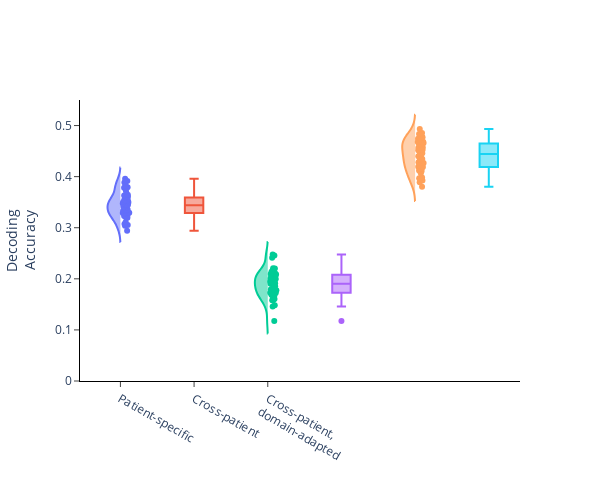

The notebook cell saved with this chart:
### Markdown cell above
#### Experimental

### Code cell
import plotly.express as px
import plotly.graph_objects as go

fig = go.Figure()

# Create a Box plot trace for each column
for i in range(0, len(pd.unique(decode_df['decoding_type']))):
    fig.add_trace(go.Violin(x=decode_df['decoding_type'][decode_df['decoding_type'] == pd.unique(decode_df['decoding_type'])[i]],
                            y=decode_df['accuracy'][decode_df['decoding_type'] == pd.unique(decode_df['decoding_type'])[i]],
                            points='all',  # Show all data points
                            box_visible=False,
                            side='negative',
                            pointpos=0.45,  # Position points at their value
                            jitter=0.3,   # Add jitter for better visualization
                        ))
    fig.add_trace(go.Box(x=[i]*len(decode_df['decoding_type'][decode_df['decoding_type'] == pd.unique(decode_df['decoding_type'])[i]]),
                         y=decode_df['accuracy'][decode_df['decoding_type'] == pd.unique(decode_df['decoding_type'])[i]],
                         width=0.25
                        ))

# fig.update_traces(meanline_visible=True)
fig.update_layout(violingap=0.5,
                  violinmode='overlay',
                  width=600,
                  height=500,
                  showlegend=False,
                  plot_bgcolor='white'
                  )
fig.update_xaxes(
    title='',
    mirror=False,
    ticks='outside',
    showline=True,
    linecolor='black',
    showgrid=False,
    tickvals=[0,1,2],
    ticktext=['Patient-specific', 'Cross-patient', 'Cross-patient,<br>domain-adapted'],
)
fig.update_yaxes(
    title='Decoding<br>Accuracy',
    mirror=False,
    ticks='outside',
    showline=True,
    linecolor='black',
    showgrid=False,
    range=[0, 0.55]
)
fig.show()

### Figure 1 — Plotly figure (JSON) as saved in the notebook; plotly's stock layout.template omitted (floating-point values rounded to 4 significant figures)
{"data": [{"box": {"visible": false}, "jitter": 0.3, "pointpos": 0.45, "points": "all", "side": "negative", "type": "violin", "x": ["patient-specific", "patient-specific", "patient-specific", "patient-specific", "patient-specific", "patient-specific", "patient-specific", "patient-specific", "patient-specific", "patient-specific", "patient-specific", "patient-specific", "patient-specific", "patient-specific", "patient-specific", "patient-specific", "patient-specific", "patient-specific", "patient-specific", "patient-specific", "patient-specific", "patient-specific", "patient-specific", "patient-specific", "patient-specific", "patient-specific", "patient-specific", "patient-specific", "patient-specific", "patient-specific", "patient-specific", "patient-specific", "patient-specific", "patient-specific", "patient-specific", "patient-specific", "patient-specific", "patient-specific", "patient-specific", "patient-specific", "patient-specific", "patient-specific", "patient-specific", "patient-specific", "patient-specific", "patient-specific", "patient-specific", "patient-specific", "patient-specific", "patient-specific"], "y": [0.294, 0.3213, 0.3564, 0.3231, 0.3073, 0.329, 0.3337, 0.3553, 0.3194, 0.3294, 0.3461, 0.3465, 0.3355, 0.3537, 0.3645, 0.3428, 0.3447, 0.377, 0.3959, 0.3414, 0.3358, 0.3474, 0.3593, 0.3537, 0.3218, 0.3487, 0.3052, 0.329, 0.329, 0.3333, 0.3783, 0.3451, 0.3713, 0.3506, 0.3329, 0.311, 0.3886, 0.3403, 0.3605, 0.3827, 0.3514, 0.3916, 0.3229, 0.3782, 0.3039, 0.3276, 0.3401, 0.3199, 0.3629, 0.3794]}, {"type": "box", "width": 0.25, "x": [0.1, 0.1, 0.1, 0.1, 0.1, 0.1, 0.1, 0.1, 0.1, 0.1, 0.1, 0.1, 0.1, 0.1, 0.1, 0.1, 0.1, 0.1, 0.1, 0.1, 0.1, 0.1, 0.1, 0.1, 0.1, 0.1, 0.1, 0.1, 0.1, 0.1, 0.1, 0.1, 0.1, 0.1, 0.1, 0.1, 0.1, 0.1, 0.1, 0.1, 0.1, 0.1, 0.1, 0.1, 0.1, 0.1, 0.1, 0.1, 0.1, 0.1], "y": [0.294, 0.3213, 0.3564, 0.3231, 0.3073, 0.329, 0.3337, 0.3553, 0.3194, 0.3294, 0.3461, 0.3465, 0.3355, 0.3537, 0.3645, 0.3428, 0.3447, 0.377, 0.3959, 0.3414, 0.3358, 0.3474, 0.3593, 0.3537, 0.3218, 0.3487, 0.3052, 0.329, 0.329, 0.3333, 0.3783, 0.3451, 0.3713, 0.3506, 0.3329, 0.311, 0.3886, 0.3403, 0.3605, 0.3827, 0.3514, 0.3916, 0.3229, 0.3782, 0.3039, 0.3276, 0.3401, 0.3199, 0.3629, 0.3794]}, {"box": {"visible": false}, "jitter": 0.3, "pointpos": 0.45, "points": "all", "side": "negative", "type": "violin", "x": ["cross-patient_unaligned", "cross-patient_unaligned", "cross-patient_unaligned", "cross-patient_unaligned", "cross-patient_unaligned", "cross-patient_unaligned", "cross-patient_unaligned", "cross-patient_unaligned", "cross-patient_unaligned", "cross-patient_unaligned", "cross-patient_unaligned", "cross-patient_unaligned", "cross-patient_unaligned", "cross-patient_unaligned", "cross-patient_unaligned", "cross-patient_unaligned", "cross-patient_unaligned", "cross-patient_unaligned", "cross-patient_unaligned", "cross-patient_unaligned", "cross-patient_unaligned", "cross-patient_unaligned", "cross-patient_unaligned", "cross-patient_unaligned", "cross-patient_unaligned", "cross-patient_unaligned", "cross-patient_unaligned", "cross-patient_unaligned", "cross-patient_unaligned", "cross-patient_unaligned", "cross-patient_unaligned", "cross-patient_unaligned", "cross-patient_unaligned", "cross-patient_unaligned", "cross-patient_unaligned", "cross-patient_unaligned", "cross-patient_unaligned", "cross-patient_unaligned", "cross-patient_unaligned", "cross-patient_unaligned", "cross-patient_unaligned", "cross-patient_unaligned", "cross-patient_unaligned", "cross-patient_unaligned", "cross-patient_unaligned", "cross-patient_unaligned", "cross-patient_unaligned", "cross-patient_unaligned", "cross-patient_unaligned", "cross-patient_unaligned"], "y": [0.2206, 0.2099, 0.1603, 0.1902, 0.1905, 0.1861, 0.2166, 0.1662, 0.1915, 0.1583, 0.2081, 0.2008, 0.1786, 0.167, 0.2014, 0.2138, 0.2034, 0.1176, 0.19, 0.2086, 0.173, 0.1583, 0.1992, 0.192, 0.1775, 0.1815, 0.2006, 0.2094, 0.2413, 0.1949, 0.1902, 0.2123, 0.2046, 0.1713, 0.1667, 0.22, 0.1482, 0.1693, 0.1934, 0.1807, 0.1729, 0.1855, 0.2024, 0.2476, 0.1458, 0.2457, 0.1771, 0.1794, 0.1689, 0.2136]}, {"type": "box", "width": 0.25, "x": [1.1, 1.1, 1.1, 1.1, 1.1, 1.1, 1.1, 1.1, 1.1, 1.1, 1.1, 1.1, 1.1, 1.1, 1.1, 1.1, 1.1, 1.1, 1.1, 1.1, 1.1, 1.1, 1.1, 1.1, 1.1, 1.1, 1.1, 1.1, 1.1, 1.1, 1.1, 1.1, 1.1, 1.1, 1.1, 1.1, 1.1, 1.1, 1.1, 1.1, 1.1, 1.1, 1.1, 1.1, 1.1, 1.1, 1.1, 1.1, 1.1, 1.1], "y": [0.2206, 0.2099, 0.1603, 0.1902, 0.1905, 0.1861, 0.2166, 0.1662, 0.1915, 0.1583, 0.2081, 0.2008, 0.1786, 0.167, 0.2014, 0.2138, 0.2034, 0.1176, 0.19, 0.2086, 0.173, 0.1583, 0.1992, 0.192, 0.1775, 0.1815, 0.2006, 0.2094, 0.2413, 0.1949, 0.1902, 0.2123, 0.2046, 0.1713, 0.1667, 0.22, 0.1482, 0.1693, 0.1934, 0.1807, 0.1729, 0.1855, 0.2024, 0.2476, 0.1458, 0.2457, 0.1771, 0.1794, 0.1689, 0.2136]}, {"box": {"visible": false}, "jitter": 0.3, "pointpos": 0.45, "points": "all", "side": "negative", "type": "violin", "x": ["cross-patient_aligned", "cross-patient_aligned", "cross-patient_aligned", "cross-patient_aligned", "cross-patient_aligned", "cross-patient_aligned", "cross-patient_aligned", "cross-patient_aligned", "cross-patient_aligned", "cross-patient_aligned", "cross-patient_aligned", "cross-patient_aligned", "cross-patient_aligned", "cross-patient_aligned", "cross-patient_aligned", "cross-patient_aligned", "cross-patient_aligned", "cross-patient_aligned", "cross-patient_aligned", "cross-patient_aligned", "cross-patient_aligned", "cross-patient_aligned", "cross-patient_aligned", "cross-patient_aligned", "cross-patient_aligned", "cross-patient_aligned", "cross-patient_aligned", "cross-patient_aligned", "cross-patient_aligned", "cross-patient_aligned", "cross-patient_aligned", "cross-patient_aligned", "cross-patient_aligned", "cross-patient_aligned", "cross-patient_aligned", "cross-patient_aligned", "cross-patient_aligned", "cross-patient_aligned", "cross-patient_aligned", "cross-patient_aligned", "cross-patient_aligned", "cross-patient_aligned", "cross-patient_aligned", "cross-patient_aligned", "cross-patient_aligned", "cross-patient_aligned", "cross-patient_aligned", "cross-patient_aligned", "cross-patient_aligned", "cross-patient_aligned"], "y": [0.4852, 0.4754, 0.3983, 0.4636, 0.4659, 0.4166, 0.451, 0.411, 0.4278, 0.4573, 0.4122, 0.445, 0.4629, 0.4371, 0.3968, 0.428, 0.4345, 0.4685, 0.4162, 0.4933, 0.4773, 0.4636, 0.4225, 0.4835, 0.397, 0.4696, 0.4401, 0.4468, 0.4648, 0.4398, 0.4524, 0.4644, 0.419, 0.4066, 0.3803, 0.4339, 0.4191, 0.4459, 0.4342, 0.3892, 0.4434, 0.4741, 0.4823, 0.3926, 0.4516, 0.4565, 0.4728, 0.4677, 0.4266, 0.4117]}, {"type": "box", "width": 0.25, "x": [2.1, 2.1, 2.1, 2.1, 2.1, 2.1, 2.1, 2.1, 2.1, 2.1, 2.1, 2.1, 2.1, 2.1, 2.1, 2.1, 2.1, 2.1, 2.1, 2.1, 2.1, 2.1, 2.1, 2.1, 2.1, 2.1, 2.1, 2.1, 2.1, 2.1, 2.1, 2.1, 2.1, 2.1, 2.1, 2.1, 2.1, 2.1, 2.1, 2.1, 2.1, 2.1, 2.1, 2.1, 2.1, 2.1, 2.1, 2.1, 2.1, 2.1], "y": [0.4852, 0.4754, 0.3983, 0.4636, 0.4659, 0.4166, 0.451, 0.411, 0.4278, 0.4573, 0.4122, 0.445, 0.4629, 0.4371, 0.3968, 0.428, 0.4345, 0.4685, 0.4162, 0.4933, 0.4773, 0.4636, 0.4225, 0.4835, 0.397, 0.4696, 0.4401, 0.4468, 0.4648, 0.4398, 0.4524, 0.4644, 0.419, 0.4066, 0.3803, 0.4339, 0.4191, 0.4459, 0.4342, 0.3892, 0.4434, 0.4741, 0.4823, 0.3926, 0.4516, 0.4565, 0.4728, 0.4677, 0.4266, 0.4117]}], "layout": {"height": 500, "plot_bgcolor": "white", "showlegend": false, "violingap": 0.5, "violinmode": "overlay", "width": 600, "xaxis": {"linecolor": "black", "mirror": false, "showgrid": false, "showline": true, "ticks": "outside", "ticktext": ["Patient-specific", "Cross-patient", "Cross-patient,<br>domain-adapted"], "tickvals": [0, 1, 2], "title": {"text": ""}}, "yaxis": {"linecolor": "black", "mirror": false, "range": [0, 0.55], "showgrid": false, "showline": true, "ticks": "outside", "title": {"text": "Decoding<br>Accuracy"}}}}
